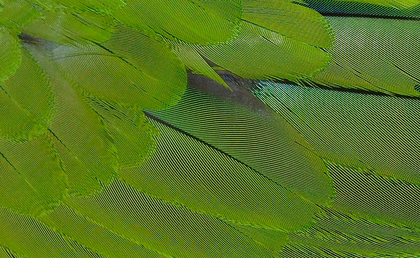
%> input picture Deblurring/plumage.png, 420 x 258 px, shrunk from 842 x 517 before the run
$ octave Hieu_deblur.m   (GNU Octave 9; MATLAB toolbox functions it lacks are replaced by stand-ins)
%> lines starting %> are read from the running program, lines starting %| are printed output that depends on the picture
close all;
%bien doi fft roi chia roi ifft

I = imread('plumage.png');
%> I is the input picture: size 258x420x3 uint8; mean R, G, B 88.4, 118.7, 34.4
I = double(rgb2gray(I));
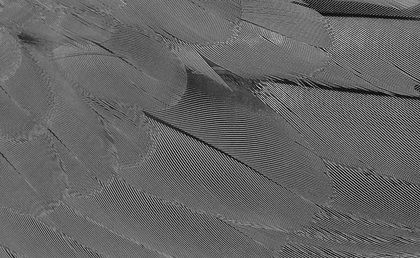
%> I: size 258x420 double; min 0, max 201, mean 100


figure;
subplot(221); imshow(real(I), []); title('Original Image');
H = double(ones(3,3)/9);
Y = conv2(double(I), double(H), 'same');
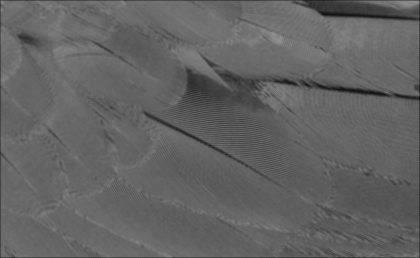
%> Y: size 258x420 double; min 18.67, max 148.9, mean 99.6
freq_Y = fft2(Y);

[row, col] = size(I);
%> row = 258; col = 420

freq_H= fft2(H, row, col);

[freq_H_row, freq_H_col] = size(freq_H);
%> freq_H_row = 258; freq_H_col = 420

for i = 1 : freq_H_row
    for j = 1 : freq_H_col
        if freq_H(i, j) == 0
            freq_H(i, j) = 0.0000001;
        end
    end
end

disp(size(freq_Y));
%|    258   420
disp(size(freq_H));
%|    258   420
freq_I = freq_Y ./ freq_H;

I = ifft2(freq_I);

subplot(222); imshow(real(I), []); title('Restored Image');
%> after `imshow(real(I), [])`:
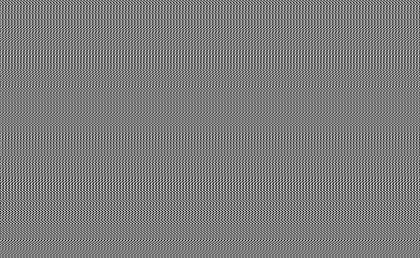
%> displayed picture: size 258x420, on the screen's scale of 0 to 255; min 0, max 255, mean 124.9

figure; imshow(freq_H);
